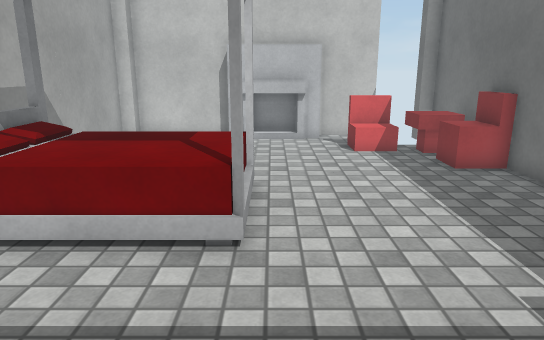
View 1 (above)

13 first-person views from a walk through a Unity game level. The camera is 1.4 m above the floor, tilts 14° down and sees 70° across. The floor is counted in squares, 0.5 m on a side. Each view is taken from the middle of a square. On the plan, view 1 faces up. The plan holds only what a view shows up to about 20 squares ahead; the rest is blank. The place goes on beyond the plan. Surface patterns are stand-ins for the level's own textures.

View 2
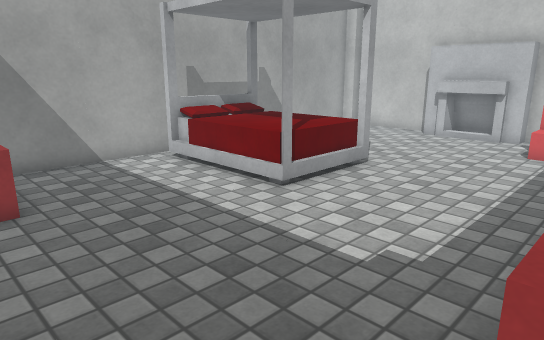

View 3
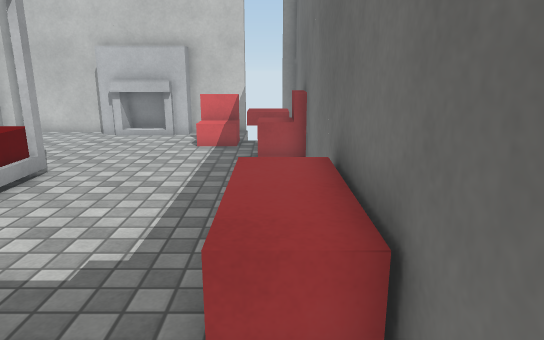

View 4
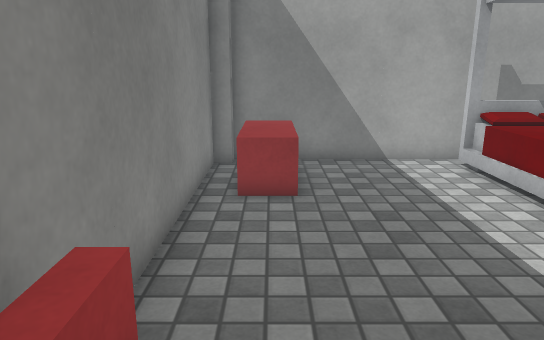

View 5
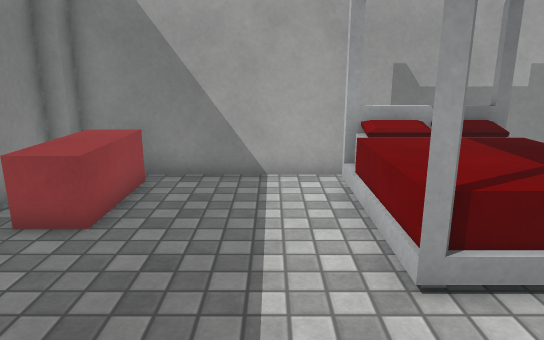

View 6
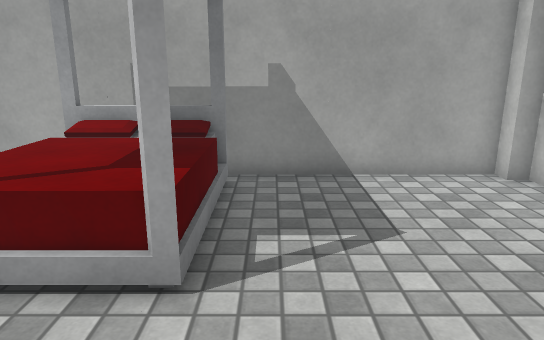

View 7
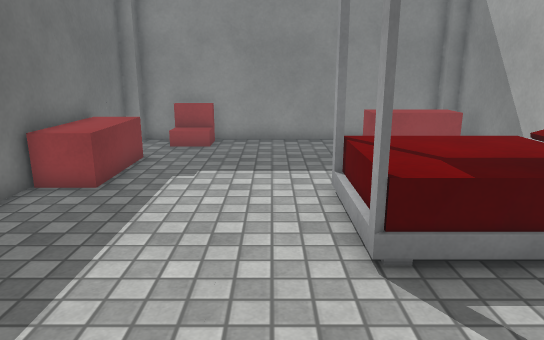

View 8
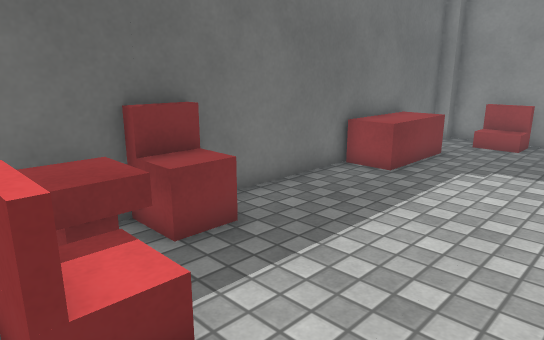

View 9
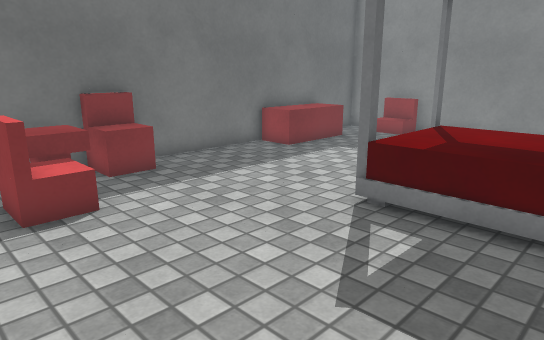

View 10
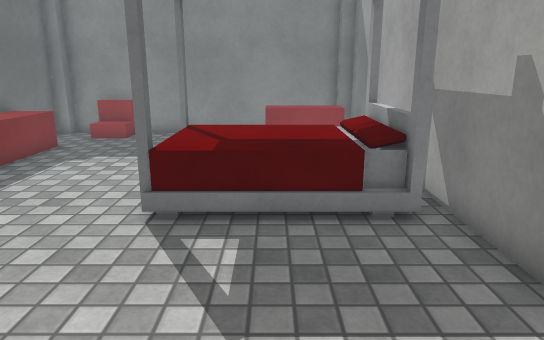

View 11
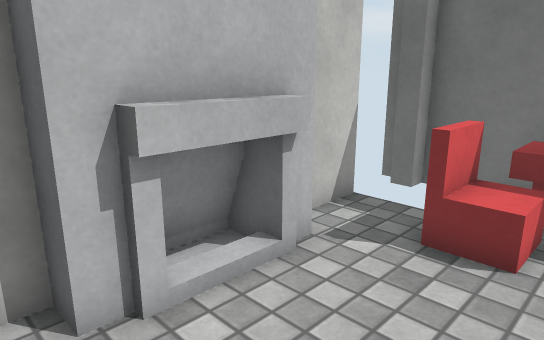

View 12
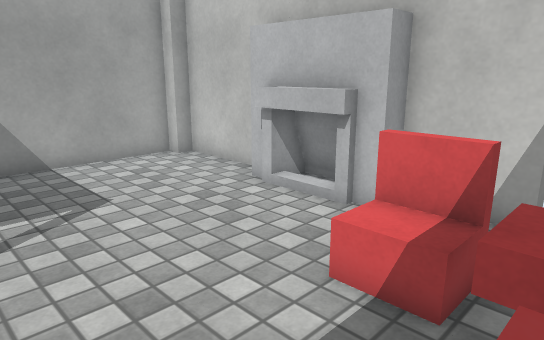

View 13
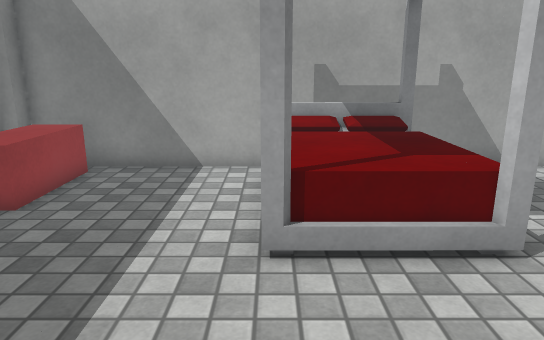

### Floor plan
Points are (right, up) in squares from view 1. A wall is a line through its corners. A room is listed if a view was taken in it or the views show most of it. See-through windows are left out.
Room 1 (views 1, 2, 3, 4, 5, 6, 7, 8, 9, 10, 11, 12, 13)
walls: (6.7, 11.4) (6.7, 12.8); (7.1, 5.4) (7.1, 17); (-1.9, 17.9) (-6.1, 17.9) (-6.1, 17.3) (-6.7, 17.3) (-6.7, -1.4); (4.7, 17.9) (2, 17.9); (-6.1, -1.9) (6.5, -1.9) (6.5, -1.3); (7.1, -1.3) (7.1, 2.6)
low walls: (3, 15.1) (3, 15.6); (3.4, -1.5) (3.4, -1)
objects: other object (-6, -1) to (-3, 1); other object (-6, 6) to (-1, 10); other object (-2, 17) to (2, 18); other object (5, 2) to (7, 6); other object (5, 13) to (6, 15); other object (6, 11) to (6, 13)

Positions as (right, up) in squares from view 1, and headings:
1: (0, 0), facing up
2: (6, -1), facing up-left
3: (6, -1), facing up
4: (6, 0), facing left
5: (4, 4), facing left
6: (4, 11), facing left
7: (1, 15), facing down
8: (0, 16), facing down-right
9: (-5, 17), facing down-right
10: (-3, 17), facing down
11: (-3, 13), facing up-right
12: (6, 10), facing up-left
13: (5, 6), facing left
